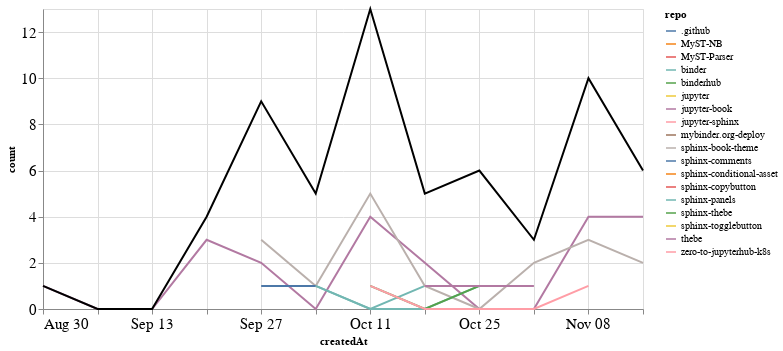

Notebook code for this chart:
### Markdown cell above
## PRs

### Code cell
prs_time = prs.groupby('repo').resample('W', on='createdAt').count()['author'].reset_index()
prs_time = prs_time.rename(columns={'author': 'count'})
prs_time_total = prs_time.groupby('createdAt').agg({"count": "sum"}).reset_index()

ch1 = alt.Chart(prs_time, width=600).mark_line().encode(
    x='createdAt',
    y='count',
    color='repo',
    tooltip="repo"
)

ch2 = alt.Chart(prs_time_total, width=600).mark_line(color="black").encode(
    x='createdAt',
    y='count',
)

ch1 + ch2

### Figure 1 — Vega-Lite specification as saved in the notebook (floating-point values rounded to 4 significant figures)
{"config": {"axisLeft": {"labelFontSize": 15}, "axisBottom": {"labelFontSize": 15}}, "layer": [{"data": {"name": "data-9c662cdfc62796b2ace9ce82eb022a83"}, "mark": "line", "encoding": {"color": {"type": "nominal", "field": "repo"}, "tooltip": {"type": "nominal", "field": "repo"}, "x": {"type": "temporal", "field": "createdAt"}, "y": {"type": "quantitative", "field": "count"}}, "width": 600}, {"data": {"name": "data-3de5475cfb3921b5ed381713b474055f"}, "mark": {"type": "line", "color": "black"}, "encoding": {"x": {"type": "temporal", "field": "createdAt"}, "y": {"type": "quantitative", "field": "count"}}, "width": 600}], "$schema": "https://vega.github.io/schema/vega-lite/v4.8.1.json", "datasets": {"data-9c662cdfc62796b2ace9ce82eb022a83": [{"repo": ".github", "createdAt": "2020-11-08T00:00:00", "count": 1}, {"repo": "MyST-NB", "createdAt": "2020-10-11T00:00:00", "count": 1}, {"repo": "MyST-Parser", "createdAt": "2020-09-27T00:00:00", "count": 2}, {"repo": "binder", "createdAt": "2020-10-04T00:00:00", "count": 1}, {"repo": "binder", "createdAt": "2020-10-11T00:00:00", "count": 0}, {"repo": "binder", "createdAt": "2020-10-18T00:00:00", "count": 1}, {"repo": "binderhub", "createdAt": "2020-10-04T00:00:00", "count": 1}, {"repo": "jupyter", "createdAt": "2020-09-20T00:00:00", "count": 1}, {"repo": "jupyter-book", "createdAt": "2020-08-30T00:00:00", "count": 1}, {"repo": "jupyter-book", "createdAt": "2020-09-06T00:00:00", "count": 0}, {"repo": "jupyter-book", "createdAt": "2020-09-13T00:00:00", "count": 0}, {"repo": "jupyter-book", "createdAt": "2020-09-20T00:00:00", "count": 3}, {"repo": "jupyter-book", "createdAt": "2020-09-27T00:00:00", "count": 2}, {"repo": "jupyter-book", "createdAt": "2020-10-04T00:00:00", "count": 0}, {"repo": "jupyter-book", "createdAt": "2020-10-11T00:00:00", "count": 4}, {"repo": "jupyter-book", "createdAt": "2020-10-18T00:00:00", "count": 2}, {"repo": "jupyter-book", "createdAt": "2020-10-25T00:00:00", "count": 0}, {"repo": "jupyter-book", "createdAt": "2020-11-01T00:00:00", "count": 0}, {"repo": "jupyter-book", "createdAt": "2020-11-08T00:00:00", "count": 4}, {"repo": "jupyter-book", "createdAt": "2020-11-15T00:00:00", "count": 4}, {"repo": "jupyter-sphinx", "createdAt": "2020-09-27T00:00:00", "count": 1}, {"repo": "mybinder.org-deploy", "createdAt": "2020-10-11T00:00:00", "count": 1}, {"repo": "sphinx-book-theme", "createdAt": "2020-09-27T00:00:00", "count": 3}, {"repo": "sphinx-book-theme", "createdAt": "2020-10-04T00:00:00", "count": 1}, {"repo": "sphinx-book-theme", "createdAt": "2020-10-11T00:00:00", "count": 5}, {"repo": "sphinx-book-theme", "createdAt": "2020-10-18T00:00:00", "count": 1}, {"repo": "sphinx-book-theme", "createdAt": "2020-10-25T00:00:00", "count": 0}, {"repo": "sphinx-book-theme", "createdAt": "2020-11-01T00:00:00", "count": 2}, {"repo": "sphinx-book-theme", "createdAt": "2020-11-08T00:00:00", "count": 3}, {"repo": "sphinx-book-theme", "createdAt": "2020-11-15T00:00:00", "count": 2}, {"repo": "sphinx-comments", "createdAt": "2020-09-27T00:00:00", "count": 1}, {"repo": "sphinx-comments", "createdAt": "2020-10-04T00:00:00", "count": 1}, {"repo": "sphinx-conditional-asset", "createdAt": "2020-10-25T00:00:00", "count": 2}, {"repo": "sphinx-copybutton", "createdAt": "2020-11-08T00:00:00", "count": 1}, {"repo": "sphinx-panels", "createdAt": "2020-10-04T00:00:00", "count": 1}, {"repo": "sphinx-panels", "createdAt": "2020-10-11T00:00:00", "count": 0}, {"repo": "sphinx-panels", "createdAt": "2020-10-18T00:00:00", "count": 0}, {"repo": "sphinx-panels", "createdAt": "2020-10-25T00:00:00", "count": 1}, {"repo": "sphinx-thebe", "createdAt": "2020-10-11T00:00:00", "count": 1}, {"repo": "sphinx-thebe", "createdAt": "2020-10-18T00:00:00", "count": 0}, {"repo": "sphinx-thebe", "createdAt": "2020-10-25T00:00:00", "count": 1}, {"repo": "sphinx-togglebutton", "createdAt": "2020-10-25T00:00:00", "count": 1}, {"repo": "thebe", "createdAt": "2020-10-18T00:00:00", "count": 1}, {"repo": "thebe", "createdAt": "2020-10-25T00:00:00", "count": 1}, {"repo": "thebe", "createdAt": "2020-11-01T00:00:00", "count": 1}, {"repo": "zero-to-jupyterhub-k8s", "createdAt": "2020-10-11T00:00:00", "count": 1}, {"repo": "zero-to-jupyterhub-k8s", "createdAt": "2020-10-18T00:00:00", "count": 0}, {"repo": "zero-to-jupyterhub-k8s", "createdAt": "2020-10-25T00:00:00", "count": 0}, {"repo": "zero-to-jupyterhub-k8s", "createdAt": "2020-11-01T00:00:00", "count": 0}, {"repo": "zero-to-jupyterhub-k8s", "createdAt": "2020-11-08T00:00:00", "count": 1}], "data-3de5475cfb3921b5ed381713b474055f": [{"createdAt": "2020-08-30T00:00:00", "count": 1}, {"createdAt": "2020-09-06T00:00:00", "count": 0}, {"createdAt": "2020-09-13T00:00:00", "count": 0}, {"createdAt": "2020-09-20T00:00:00", "count": 4}, {"createdAt": "2020-09-27T00:00:00", "count": 9}, {"createdAt": "2020-10-04T00:00:00", "count": 5}, {"createdAt": "2020-10-11T00:00:00", "count": 13}, {"createdAt": "2020-10-18T00:00:00", "count": 5}, {"createdAt": "2020-10-25T00:00:00", "count": 6}, {"createdAt": "2020-11-01T00:00:00", "count": 3}, {"createdAt": "2020-11-08T00:00:00", "count": 10}, {"createdAt": "2020-11-15T00:00:00", "count": 6}]}}
